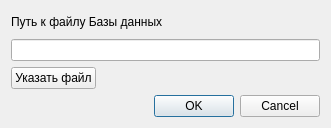
<?xml version="1.0" encoding="UTF-8"?>
<ui version="4.0">
 <class>dbParameters</class>
 <widget class="QDialog" name="dbParameters">
  <property name="geometry">
   <rect>
    <x>0</x>
    <y>0</y>
    <width>331</width>
    <height>128</height>
   </rect>
  </property>
  <property name="windowTitle">
   <string>Соединение с базой данных</string>
  </property>
  <layout class="QVBoxLayout" name="verticalLayout">
   <item>
    <layout class="QHBoxLayout" name="horizontalLayout">
     <item>
      <widget class="QLabel" name="label">
       <property name="text">
        <string>Путь к файлу Базы данных</string>
       </property>
      </widget>
     </item>
     <item>
      <spacer name="horizontalSpacer">
       <property name="orientation">
        <enum>Qt::Horizontal</enum>
       </property>
       <property name="sizeHint" stdset="0">
        <size>
         <width>40</width>
         <height>20</height>
        </size>
       </property>
      </spacer>
     </item>
    </layout>
   </item>
   <item>
    <widget class="QLineEdit" name="lineEdit"/>
   </item>
   <item>
    <layout class="QHBoxLayout" name="horizontalLayout_2">
     <item>
      <widget class="QPushButton" name="pushButton">
       <property name="text">
        <string>Указать файл</string>
       </property>
      </widget>
     </item>
     <item>
      <spacer name="horizontalSpacer_2">
       <property name="orientation">
        <enum>Qt::Horizontal</enum>
       </property>
       <property name="sizeHint" stdset="0">
        <size>
         <width>40</width>
         <height>20</height>
        </size>
       </property>
      </spacer>
     </item>
    </layout>
   </item>
   <item>
    <layout class="QHBoxLayout" name="horizontalLayout_3">
     <item>
      <spacer name="horizontalSpacer_3">
       <property name="orientation">
        <enum>Qt::Horizontal</enum>
       </property>
       <property name="sizeHint" stdset="0">
        <size>
         <width>40</width>
         <height>20</height>
        </size>
       </property>
      </spacer>
     </item>
     <item>
      <widget class="QDialogButtonBox" name="buttonBox">
       <property name="orientation">
        <enum>Qt::Horizontal</enum>
       </property>
       <property name="standardButtons">
        <set>QDialogButtonBox::Cancel|QDialogButtonBox::Ok</set>
       </property>
      </widget>
     </item>
    </layout>
   </item>
  </layout>
 </widget>
 <resources/>
 <connections>
  <connection>
   <sender>buttonBox</sender>
   <signal>accepted()</signal>
   <receiver>dbParameters</receiver>
   <slot>accept()</slot>
   <hints>
    <hint type="sourcelabel">
     <x>248</x>
     <y>254</y>
    </hint>
    <hint type="destinationlabel">
     <x>157</x>
     <y>274</y>
    </hint>
   </hints>
  </connection>
  <connection>
   <sender>buttonBox</sender>
   <signal>rejected()</signal>
   <receiver>dbParameters</receiver>
   <slot>reject()</slot>
   <hints>
    <hint type="sourcelabel">
     <x>316</x>
     <y>260</y>
    </hint>
    <hint type="destinationlabel">
     <x>286</x>
     <y>274</y>
    </hint>
   </hints>
  </connection>
 </connections>
</ui>
